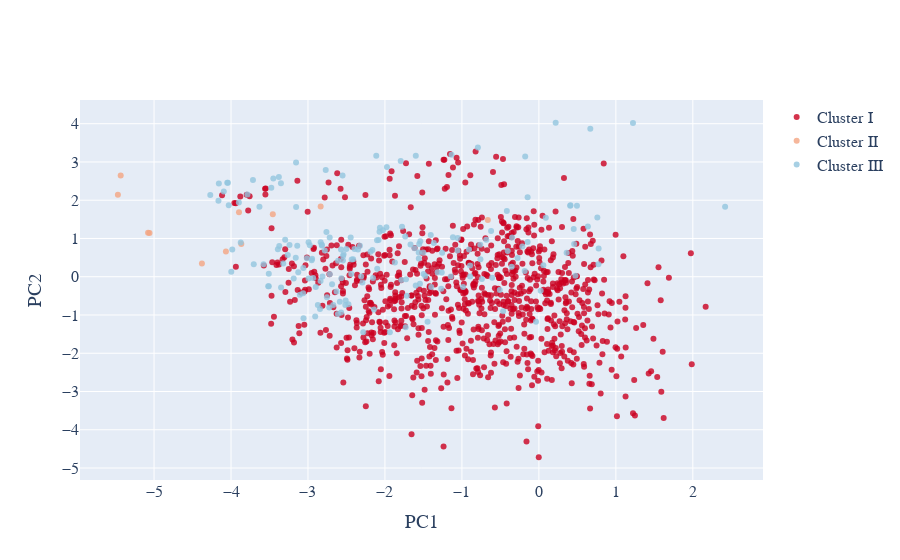

Notebook code cell kept with this figure:
### Code cell
#TESTING DATA PCA
plotX = X_test_clstrs

#PCA with two principal components
pca_2d = PCA(n_components=2)

clusters = plotX['clusters']

#This DataFrame contains the two principal components that will be used
#for the 2-D visualization mentioned above
PCs_2d = pd.DataFrame(pca_2d.fit_transform(plotX.drop(['clusters'], axis=1)))

#"PC1_2d" means: 'The first principal component of the components created for 2-D visualization, by PCA.'
#And "PC2_2d" means: 'The second principal component of the components created for 2-D visualization, by PCA.'
PCs_2d.columns = ["PC1_2d", "PC2_2d"]
PCs_2d.set_index(plotX.index, inplace = True)

plotX['clusters'] = clusters
plotX['PC1_2d'] = PCs_2d['PC1_2d']
plotX['PC2_2d'] = PCs_2d['PC2_2d']

uniq_clusters = plotX['clusters'].unique()
uniqs = uniq_clusters.tolist()
uniqs.sort()

cluster0 = plotX[plotX['clusters'] == uniqs[0]]
cluster1 = plotX[plotX['clusters'] == uniqs[1]]
cluster2 = plotX[plotX['clusters'] == uniqs[2]]

#Instructions for building the 2-D plot

#trace1 is for 'Cluster 0'
trace1 = go.Scatter(
                    x = cluster0["PC1_2d"],
                    y = cluster0["PC2_2d"],
                    mode = "markers",
                    name = "Cluster I",
                    marker = dict(color = 'rgba(202,0,32,0.8)'),
                    text = None)

#trace2 is for 'Cluster 1'
trace2 = go.Scatter(
                    x = cluster1["PC1_2d"],
                    y = cluster1["PC2_2d"],
                    mode = "markers",
                    name = "Cluster II",
                    marker = dict(color = 'rgba(244,165,130, 0.8)'),
                    text = None)

#trace3 is for 'Cluster 2'
trace3 = go.Scatter(
                    x = cluster2["PC1_2d"],
                    y = cluster2["PC2_2d"],
                    mode = "markers",
                    name = "Cluster III",
                    marker = dict(color = 'rgba(146,197,222, 0.8)'),
                    text = None)

data = [trace1, trace2, trace3]

#title = "Visualizing Clusters in Two Dimensions Using PCA"

layout = dict(xaxis= dict(title= 'PC1',ticklen= 5,zeroline= False),
              yaxis= dict(title= 'PC2',ticklen= 5,zeroline= False),
              font_family="Arial",
              font = dict(size=16)
             )

fig = dict(data = data, layout = layout)

iplot(fig)

### Figure 1 — Plotly figure (JSON) as saved in the notebook; plotly's stock layout.template omitted (floating-point values rounded to 4 significant figures; data arrays with more than 128 entries replaced by an {"elided": "..."} marker saying what was removed)
{"data": [{"marker": {"color": "rgba(202,0,32,0.8)"}, "mode": "markers", "name": "Cluster I", "type": "scatter", "x": {"elided": "871 float values"}, "y": {"elided": "871 float values"}}, {"marker": {"color": "rgba(244,165,130, 0.8)"}, "mode": "markers", "name": "Cluster II", "type": "scatter", "x": [-5.078, -3.867, -0.6636, -4.066, -3.457, -2.835, -3.896, -4.378, -5.434, -5.47, -5.059], "y": [1.147, 0.8523, 1.485, 0.6611, 1.632, 1.834, 1.683, 0.3427, 2.645, 2.141, 1.143]}, {"marker": {"color": "rgba(146,197,222, 0.8)"}, "mode": "markers", "name": "Cluster III", "type": "scatter", "x": {"elided": "179 float values"}, "y": {"elided": "179 float values"}}], "layout": {"font": {"family": "Arial", "size": 16}, "xaxis": {"ticklen": 5, "title": {"text": "PC1"}, "zeroline": false}, "yaxis": {"ticklen": 5, "title": {"text": "PC2"}, "zeroline": false}}}
